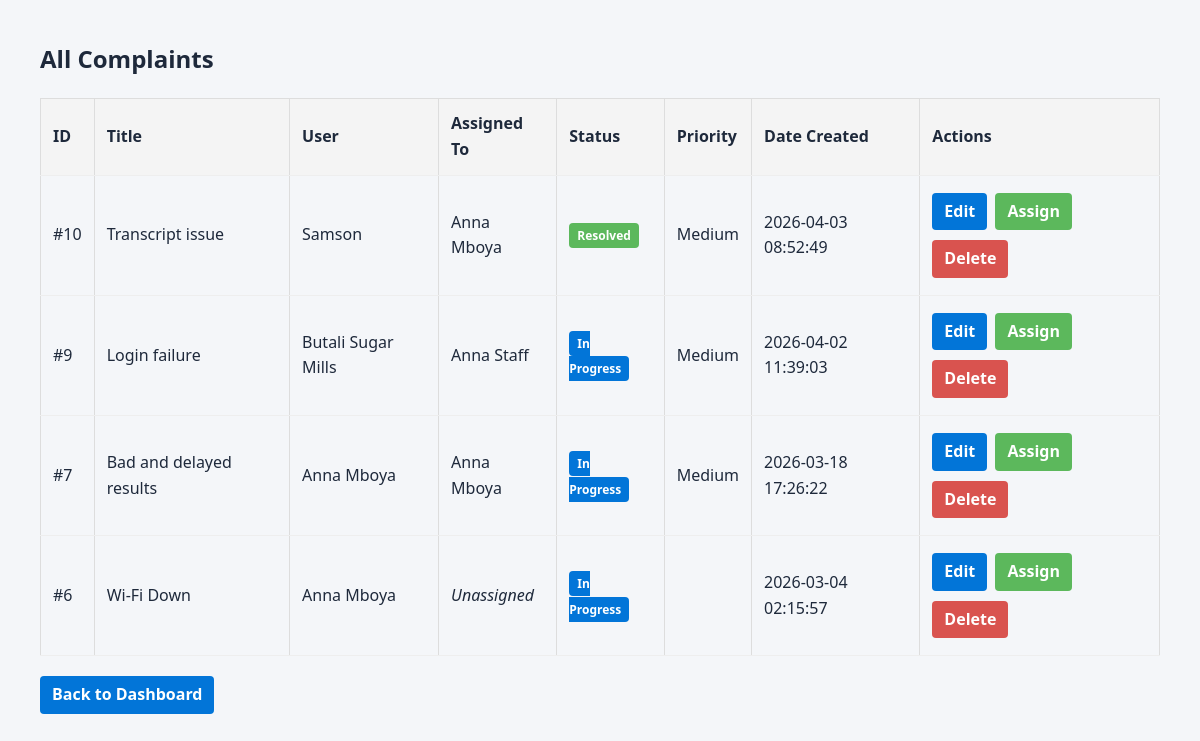
The page /web_based/admin/assign_complaints.php (signed in) on the database its author committed.
### tables this page shows
CREATE TABLE `complaints` (
  `id` int(11) NOT NULL,
  `user_id` int(11) NOT NULL,
  `category_id` int(11) NOT NULL,
  `complaint_type_id` int(11) DEFAULT NULL,
  `department_id` int(11) NOT NULL,
  `title` varchar(255) NOT NULL,
  `description` text NOT NULL,
  `status` enum('Pending','In Progress','Resolved','Rejected') DEFAULT 'Pending',
  `priority` enum('Low','Medium','High','Critical') DEFAULT 'Medium',
  `assigned_to` int(11) DEFAULT NULL,
  `created_at` timestamp NOT NULL DEFAULT current_timestamp(),
  `updated_at` timestamp NOT NULL DEFAULT current_timestamp() ON UPDATE current_timestamp(),
  `sla_deadline` datetime DEFAULT NULL,
  `resolved_at` datetime DEFAULT NULL,
  `sla_status` enum('Within SLA','Breached','Pending') DEFAULT 'Pending'
);

CREATE TABLE `users` (
  `id` int(11) NOT NULL,
  `name` varchar(100) NOT NULL,
  `email` varchar(150) NOT NULL,
  `password` varchar(255) NOT NULL,
  `role` enum('admin','staff','user') DEFAULT 'user',
  `department_id` int(11) DEFAULT NULL,
  `status` enum('active','inactive') DEFAULT 'active',
  `created_at` timestamp NOT NULL DEFAULT current_timestamp(),
  `department_role` enum('none','department_admin') DEFAULT 'none',
  `total_assigned` int(11) DEFAULT 0,
  `total_resolved` int(11) DEFAULT 0,
  `average_resolution_time` float DEFAULT 0,
  `reset_token` varchar(255) DEFAULT NULL,
  `reset_expires` datetime DEFAULT NULL
);

### web_based/admin/assign_complaints.php (the view, shortened to what this page needs)
<?php
include "../db.php";
$complaints_query = "
    SELECT c.*, u.name as user_name, s.name as staff_name
    FROM complaints c
    JOIN users u ON c.user_id = u.id
    LEFT JOIN users s ON c.assigned_to = s.id
    ORDER BY c.created_at DESC
";
$complaints = mysqli_query($conn, $complaints_query);
$status_classes = [
    'Pending' => 'badge-warning',
    'In Progress' => 'badge-primary',
    'Resolved' => 'badge-success',
    'Rejected' => 'badge-danger'
];
?>
<!DOCTYPE html>
<html>
<head>
    <link rel="stylesheet" href="../assets/css/style.css">
</head>
<body>
<div class="dashboard">
    <main class="main-content">
        <h2>All Complaints</h2>
        <table>
            <thead>
                <tr>
                    <th>ID</th>
                    <th>Title</th>
                    <th>User</th>
                    <th>Assigned To</th>
                    <th>Status</th>
                    <th>Priority</th>
                    <th>Date Created</th>
                    <th>Actions</th>
                </tr>
            </thead>
            <tbody>
                <?php while($c = mysqli_fetch_assoc($complaints)) { ?>
                <tr>
                    <td>#<?php echo $c['id']; ?></td>
                    <td><?php echo htmlspecialchars($c['title']); ?></td>
                    <td><?php echo htmlspecialchars($c['user_name']); ?></td>
                    <td>
                        <?php echo $c['assigned_to'] ? htmlspecialchars($c['staff_name']) : "<em>Unassigned</em>"; ?>
                    </td>
                    <td>
                        <span class="badge <?php echo $status_classes[$c['status']] ?? 'badge-warning'; ?>">
                            <?php echo $c['status']; ?>
                        </span>
                    </td>
                    <td><?php echo $c['priority']; ?></td>
                    <td><?php echo $c['created_at']; ?></td>
                    <td>
                        <a href="edit_complaint.php?id=<?php echo $c['id']; ?>" class="btn btn-primary">Edit</a>
                        <a href="assign_complaints.php?id=<?php echo $c['id']; ?>" class="btn btn-success">Assign</a>
                        <a href="delete_complaint.php?id=<?php echo $c['id']; ?>" class="btn btn-danger"
                           onclick="return confirm('Are you sure you want to delete this complaint?');">Delete</a>
                    </td>
                </tr>
                <?php } ?>
            </tbody>
        </table>
        <a href="dashboard.php" class="btn btn-primary" style="margin-top: 20px; display:inline-block;">Back to Dashboard</a>
    </main>
</div>
</body>
</html>

### web_based/assets/css/style.css (style rules this page uses)
* { box-sizing: border-box; margin: 0; padding: 0; }
body { font-family: 'Segoe UI', sans-serif; background: #f8fafc; color: #1e293b; line-height: 1.6; }
.btn { display: inline-block; padding: 12px 24px; margin: 5px 0; border-radius: 6px; text-decoration: none; font-weight: 600; transition: 0.3s; }
.dashboard { display: flex; min-height: 100vh; font-family: 'Segoe UI', sans-serif; }
.main-content { flex: 1; padding: 40px; background: #f4f6f9; }
table { width: 100%; border-collapse: collapse; }
table th, table td { padding: 12px; border-bottom: 1px solid #eee; text-align: left; }
.badge { padding: 5px 10px; border-radius: 15px; font-size: 12px; font-weight: bold; }

### web_based/admin/assign_complaints.php (style rules this page uses)
table { width: 100%; border-collapse: collapse; margin-top: 20px; }
th, td { padding: 10px; border: 1px solid #ddd; text-align: left; }
th { background-color: #f4f4f4; }
.badge { padding: 4px 8px; border-radius: 4px; color: #fff; font-weight: bold; }
.badge-primary { background-color: #0275d8; }
.badge-success { background-color: #5cb85c; }
.btn { padding: 6px 12px; text-decoration: none; border-radius: 4px; margin-right: 4px; }
.btn-primary { background-color: #0275d8; color: #fff; }
.btn-success { background-color: #5cb85c; color: #fff; }
.btn-danger { background-color: #d9534f; color: #fff; }

### rows shown on the page
complaints: id "10", title "Transcript issue", user.name "Samson", assigned_to.name "Anna Mboya", status "Resolved", priority "Medium", created_at "2026-04-03 08:52:49"
complaints: id "9", title "Login failure", user.name "Butali Sugar Mills", assigned_to.name "Anna Staff", status "In Progress", priority "Medium", created_at "2026-04-02 11:39:03"
complaints: id "7", title "Bad and delayed results", user.name "Anna Mboya", status "In Progress", priority "Medium", created_at "2026-03-18 17:26:22"
complaints: id "6", title "Wi-Fi Down", user.name "Anna Mboya", shows "Unassigned", status "In Progress", created_at "2026-03-04 02:15:57"
